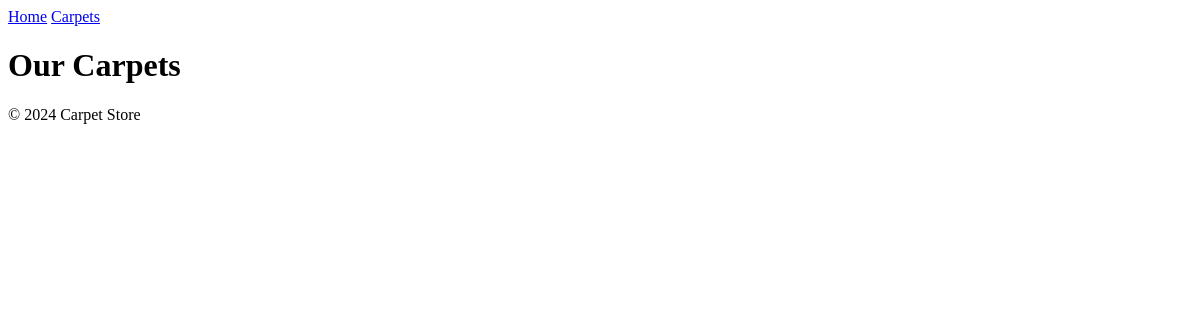
Page /carpets/ on the earlier database version.
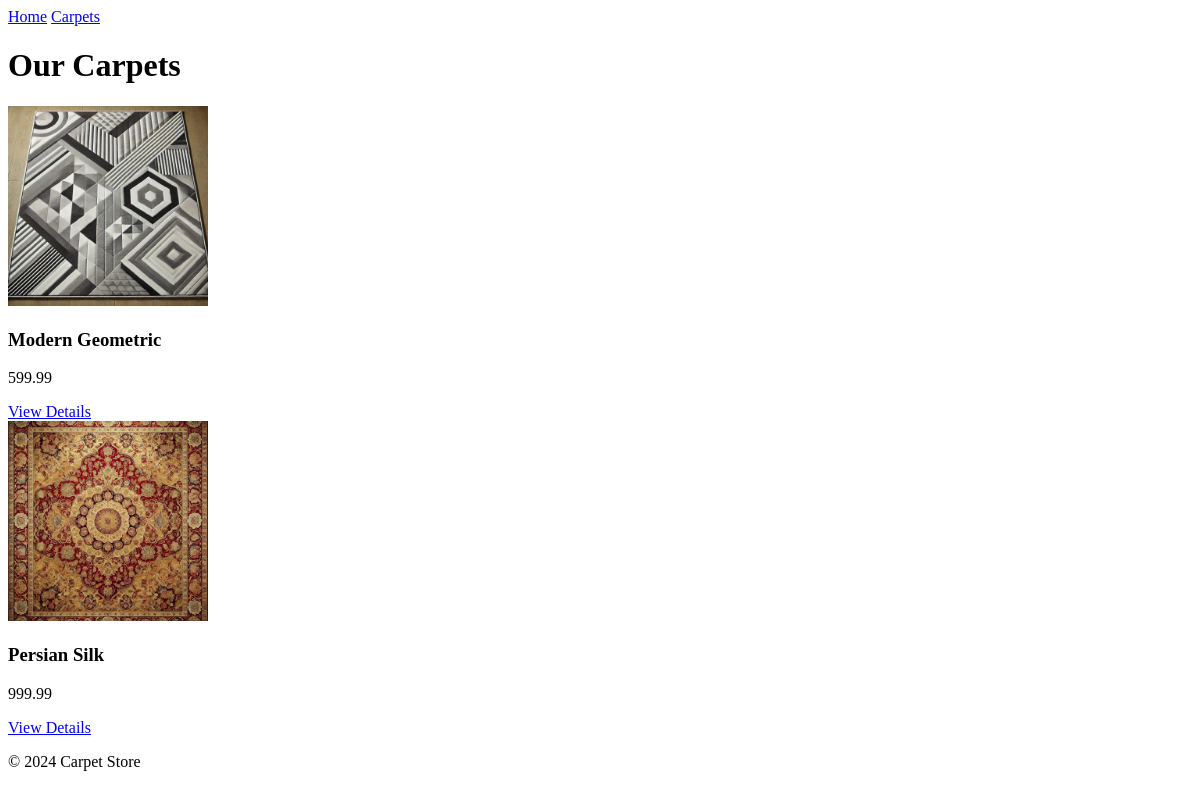
Same page on the later database version.
### store/models.py (models this page shows, shortened)
class Carpet(models.Model):
    MATERIAL_CHOICES = [
        ('wool', 'Wool'),
        ('silk', 'Silk'),
        ('synthetic', 'Synthetic'),
        ('cotton', 'Cotton'),
        ('jute', 'Jute'),
        ('viscose', 'Viscose'),
        ('polypropylene', 'Polypropylene'),
        ('polyester', 'Polyester'),
        ('acrylic', 'Acrylic'),
        ('leather', 'Leather'),
        ('natural_fiber', 'Natural Fiber'),
        ('blend', 'Blend'),
    ]
    PILE_HEIGHT_CHOICES = [
        ('low', 'Low'),
        ('medium', 'Medium'),
        ('high', 'High'),
    ]
    PATTER_CHOICES = [
        ('oriental', 'Oriental'),
        ('modern', 'Modern'),
        ('floral', 'Floral'),
        ('geometric', 'Geometric'),
        ('solid', 'Solid'),
        ('striped', 'Striped'),
        ('abstract', 'Abstract'),
        ('shag', 'Shag'),
        ('animal_print', 'Animal Print'),
        ('southwestern', 'Southwestern'),
        ('moroccan', 'Moroccan'),
        ('chevron', 'Chevron'),
        ('paisley', 'Paisley'),
        ('damask', 'Damask'),
        ('ikat', 'Ikat'),
        ('trellis', 'Trellis'),
        ('tribal', 'Tribal'),
        ('vintage', 'Vintage'),
        ('bohemian', 'Bohemian'),
        ('coastal', 'Coastal'),
        ('traditional', 'Traditional'),
    ]
    name = models.CharField(max_length=200)
    slug = models.SlugField(unique=True, blank=True)
    description = models.TextField()
    price = models.DecimalField(max_digits=10, decimal_places=2)
    material = models.CharField(max_length=100, choices=MATERIAL_CHOICES)  # e.g., wool, silk, synthetic
    size = models.CharField(max_length=50)  # e.g., "5' x 7'"
    shipping_dimensions = models.CharField(max_length=100, default='200cm x 15cm x 10cm')  # e.g., "200cm x 15cm x 10cm"
    color = models.CharField(max_length=50)
    pattern = models.CharField(max_length=100, choices=PATTER_CHOICES)  # e.g., Oriental, Modern, Floral
    pile_height = models.CharField(max_length=50, choices=PILE_HEIGHT_CHOICES)  # e.g., low, medium, high
    origin = models.CharField(max_length=100)  # Country or region of origin
    brand = models.CharField(max_length=100, blank=True, null=True)
    stock_quantity = models.IntegerField(default=0)
    is_active = models.BooleanField(default=True)
    created_at = models.DateTimeField(auto_now_add=True)
    updated_at = models.DateTimeField(auto_now=True)
    sku = models.CharField(max_length=50, unique=True)
    weight = models.DecimalField(max_digits=5, decimal_places=2, null=True, blank=True)  # in kilograms
    care_instructions = models.TextField(null=True, blank=True)
    shipping_info = models.TextField(null=True, blank=True)
    warranty_info = models.TextField(null=True, blank=True)
    featured_image = models.ImageField(upload_to='carpet_images/', null=True, blank=True)
    class Meta:
        ordering = ('-created_at',)

### store/views.py (the view)
# urls.py: path('carpets/', views.CarpetListView.as_view(), name='carpet_list'),
class CarpetListView(ListView):
    model = Carpet
    template_name = 'store/carpet_list.html'
    context_object_name = 'carpets'
    paginate_by = 12

### templates/store/carpet_list.html (shortened to what this page needs)
{% extends 'base.html' %}
{% block content %}
<h1>Our Carpets</h1>
<div class="carpet-grid">
    {% for carpet in carpets %}
        <div class="carpet-item">
            {% if carpet.featured_image %}
                <img src="{{ carpet.featured_image.url }}" alt="{{ carpet.name }}" style="max-width: 200px;">
            {% endif %}
            <h3>{{ carpet.name }}</h3>
            <p>{{ carpet.price }}</p>
            <a href="{% url 'store:carpet_detail' carpet.slug %}">View Details</a>
        </div>
    {% endfor %}
</div>
{% endblock %}

Differences in the rows shown:
added Carpet: featured_image (picture), name "Modern Geometric", price "599.99"
added Carpet: featured_image (picture), name "Persian Silk", price "999.99"
